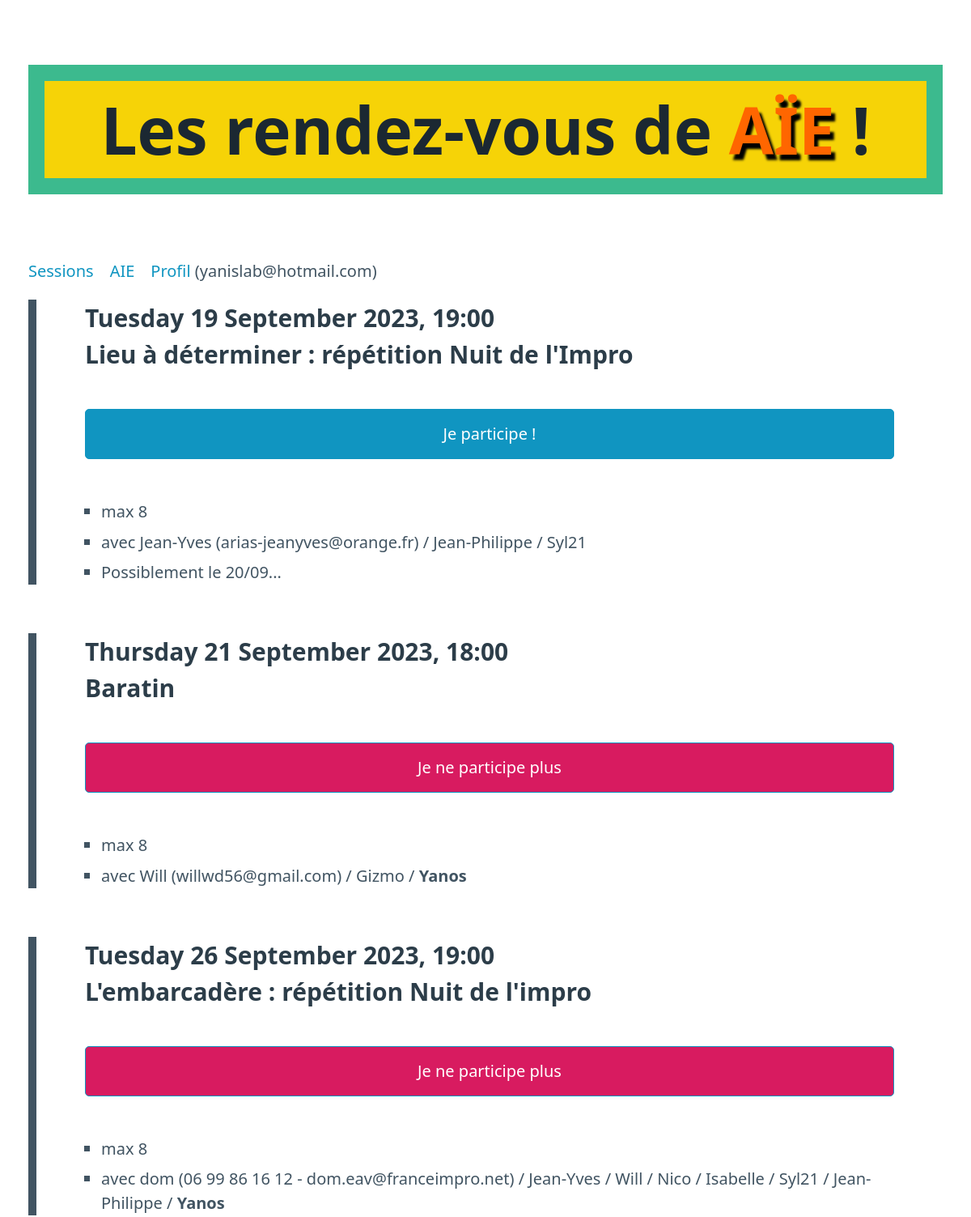
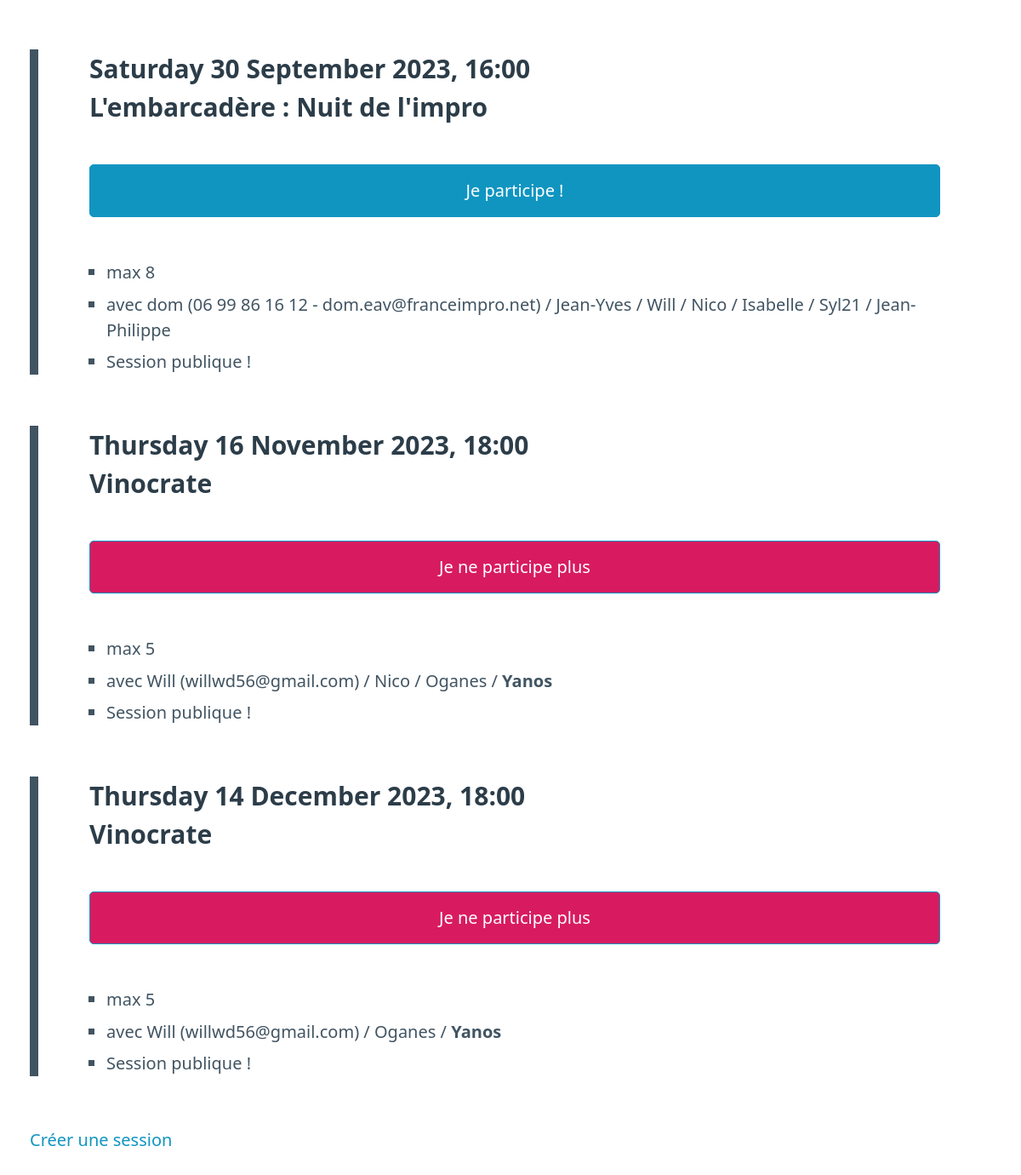
/ebd46ea253854b89b2a4723c38a05a26/sessions/, run on the app's committed database (2 pictures, top to bottom).
### models.py (models this page shows)
class Member(Model):
    uuid = UUIDField(index=True, unique=True)
    name = CharField(unique=True, default='')
    email = CharField(index=True, unique=True, default='')
    phone = CharField(default='')
    infos = TextField(default='')
    admin = BooleanField(default=False)
    class Meta:
        database = db

class Session(Model):
    place = CharField(default='')
    when = DateTimeField()
    notes = TextField(default='')
    public = BooleanField(default=False)
    max_attendees = IntegerField()
    class Meta:
        database = db

class SessionAttendee(Model):
    session = ForeignKeyField(Session, index=True, backref='attendees')
    member = ForeignKeyField(Member)
    lead = BooleanField()
    class Meta:
        database = db

### server.py (the view, shortened to what this page needs)
@app.route('/<uuid>/sessions/', methods=['GET', 'POST'])
def sessions(uuid):
    member = Member.get(Member.uuid == uuid)
    sessions = Session.select().where(Session.when > datetime.now().date()).order_by(Session.when.asc())
    return render_template('sessions.html', sessions=sessions, uuid=uuid, member=member, SessionAttendee=SessionAttendee)

### server.py (called while the page is built)
@app.before_request
def _db_connect():
    db.connect()

@app.teardown_request
def _db_close(exc):
    if not db.is_closed():
        db.close()

### templates/sessions.html (shortened to what this page needs)
{% extends "base.html" %}
{% block content %}
{% for session in sessions %}
{% set participation = SessionAttendee.get_or_none(SessionAttendee.member == member, SessionAttendee.session == session) %}
{% set session_date = session.when.strftime('%A %d %B %Y, %H:%M') %}
<div class="session">
  <h3>
    {% if member.admin or participation and participation.lead %}
    <a href="{{ url_for('edit_session', uuid=member.uuid, session_id=session.id) }}">{{ session_date }}</a>
    {% else %}
    {{ session_date }}
    {% endif %}
    <br/>{{ session.place }}
  </h3>
  <form method="POST">
    {% if participation %}
    <input type="submit" class="warning" value="Je ne participe plus"></input>
    {% else %}
    <input type="submit" value="Je participe !"></input>
    {% endif %}
  </form>
  <ul>
    {% if session.max_attendees %}
    <li>max {{ session.max_attendees }}</li>
    {% endif %}
    <li>avec
      {% for attendee in session.attendees %}
      {% if not loop.first %} / {% endif %}
      {% if attendee.member == member %}
      <b>{{ attendee.member.name }}</b>
      {% else %}
      {{ attendee.member.name }}
      {% endif %}
      {% if attendee.lead %}
      ({% if attendee.member.phone %}{{ attendee.member.phone }} - {% endif %}{{ attendee.member.email }})
      {% endif %}
      {% endfor %}
    </li>
    {% if session.notes %}
    <li>
      {{ session.notes }}
    </li>
    {% endif %}
    {% if session.public %}
    <li>
      Session publique !
    </li>
    {% endif %}
  </ul>
</div>
{% endfor %}
<a href="{{ url_for('edit_session', uuid=member.uuid) }}">Créer une session</a>
{% endblock %}

### templates/base.html (shortened to what this page needs)
<!DOCTYPE html>
<html lang="fr">
  <head>
    <link rel="stylesheet" href="/static/pico.min.css">
  </head>
  <body>
    <main class="container">
      <h1>Les rendez-vous de <span class="aie">AÏE</span> !</h1>
      {% if member %}
      <nav>
	<ul>
	  <li><a href="{{ url_for('sessions', uuid=member.uuid) }}">Sessions</a></li>
	  <li><a href="https://aie.franceimpro.net">AIE</a></li>
	  <li><a href="{{ url_for('profile', uuid=member.uuid) }}">Profil</a> ({{ member.email }})</li>
	</ul>
      </nav>
      {% endif %}
      {% block content %}
      {% endblock %}
    </main>
  </body>
</html>

### templates/base.html (style rules this page uses)
:root .warning { --background-color: #d81b60; }
:root .session { padding: 0em 3em; border-left: 0.5em solid; margin-bottom: 3em; }
h1 { background-color: #f6d307; padding: 0em; text-align: center; border: 20px solid #3cba8e; font-size: 4em; }
:root span.aie { color: #ff6600 !important; text-shadow: black 5px 7px 3px; }

### data on the page
Member: email "yanislab@hotmail.com"
SessionAttendee: member.name "Jean-Yves", member.email "arias-jeanyves@orange.fr"
SessionAttendee: member.name "Jean-Philippe"
SessionAttendee: member.name "Syl21"
SessionAttendee: member.name "Will", member.email "willwd56@gmail.com"
SessionAttendee: member.name "Gizmo"
SessionAttendee: member.name "Yanos"
SessionAttendee: member.name "dom", member.phone "06 99 86 16 12", member.email "dom.eav@franceimpro.net"
SessionAttendee: member.name "Jean-Yves"
SessionAttendee: member.name "Will"
SessionAttendee: member.name "Nico"
SessionAttendee: member.name "Isabelle"
SessionAttendee: member.name "Syl21"
SessionAttendee: member.name "Jean-Philippe"
SessionAttendee: member.name "Yanos"
SessionAttendee: member.name "dom", member.phone "06 99 86 16 12", member.email "dom.eav@franceimpro.net"
SessionAttendee: member.name "Jean-Yves"
SessionAttendee: member.name "Will"
SessionAttendee: member.name "Nico"
SessionAttendee: member.name "Isabelle"
SessionAttendee: member.name "Syl21"
SessionAttendee: member.name "Jean-Philippe"
SessionAttendee: member.name "Will", member.email "willwd56@gmail.com"
SessionAttendee: member.name "Nico"
SessionAttendee: member.name "Oganes"
SessionAttendee: member.name "Yanos"
SessionAttendee: member.name "Will", member.email "willwd56@gmail.com"
SessionAttendee: member.name "Oganes"
SessionAttendee: member.name "Yanos"

### other printed values
{{ session_date }} "Tuesday 19 September 2023, 19:00"
{{ session.place }} "Lieu à déterminer : répétition Nuit de l'Impro"
{{ session.max_attendees }} "8"
{{ session.notes }} "Possiblement le 20/09..."
{{ session_date }} "Thursday 21 September 2023, 18:00"
{{ session.place }} "Baratin"
{{ session_date }} "Tuesday 26 September 2023, 19:00"
{{ session.place }} "L'embarcadère : répétition Nuit de l'impro"
{{ session_date }} "Saturday 30 September 2023, 16:00"
{{ session.place }} "L'embarcadère : Nuit de l'impro"
{{ session_date }} "Thursday 16 November 2023, 18:00"
{{ session.place }} "Vinocrate"
{{ session.max_attendees }} "5"
{{ session_date }} "Thursday 14 December 2023, 18:00"
